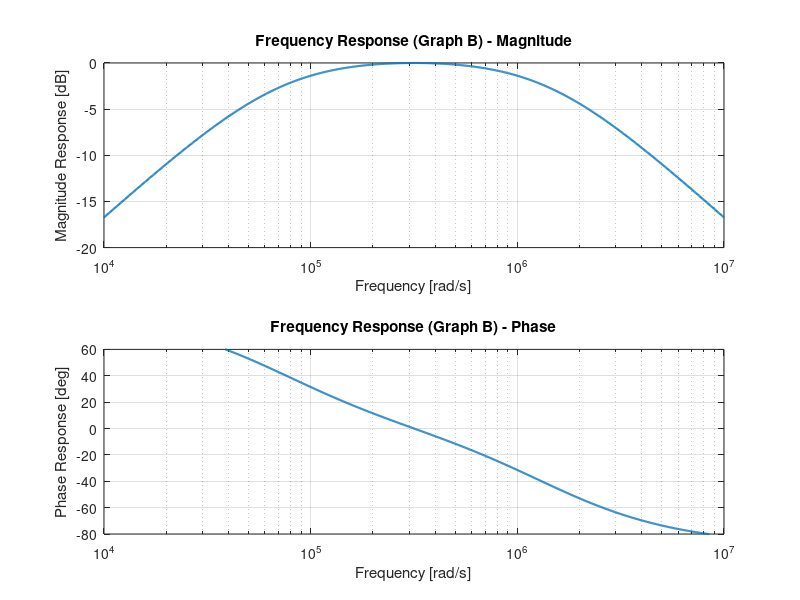

Recreate this plot in MATLAB.
% Define component values
L = 0.001;    % Inductance in Henry (1 mH)
C = 1e-8;     % Capacitance in Farad (0.01 µF)
Rs = 68;      % Series resistance in Ohms (68 Ω as per Graph B)

% Define the transfer function for v_L / V_in
s = tf('s');
H = (L * s) / (Rs * L * C * s^2 + L * s + Rs);  % Transfer function with R = ∞

% Generate frequency vector using logspace
freq_rad = logspace(4, 7, 1000);  % From 10^4 to 10^7 rad/s, 1000 points

% Compute frequency response
[mag, phase] = bode(H, freq_rad);

% Convert to dB and degrees
mag_dB = squeeze(mag);         % Magnitude in linear scale
phase_deg = squeeze(phase);    % Phase in degrees

% Plot magnitude response
figure;
subplot(2,1,1);
semilogx(freq_rad, 20*log10(mag_dB), 'LineWidth', 1.5);
ylim([-20, 0]);  % Match y-axis limits: -20 dB to 0 dB
grid on;
title('Frequency Response (Graph B) - Magnitude');
xlabel('Frequency [rad/s]');
ylabel('Magnitude Response [dB]');

% Plot phase response
subplot(2,1,2);
semilogx(freq_rad, phase_deg, 'LineWidth', 1.5);
ylim([-80, 60]);  % Match y-axis limits: -80° to 60°
grid on;
title('Frequency Response (Graph B) - Phase');
xlabel('Frequency [rad/s]');
ylabel('Phase Response [deg]');